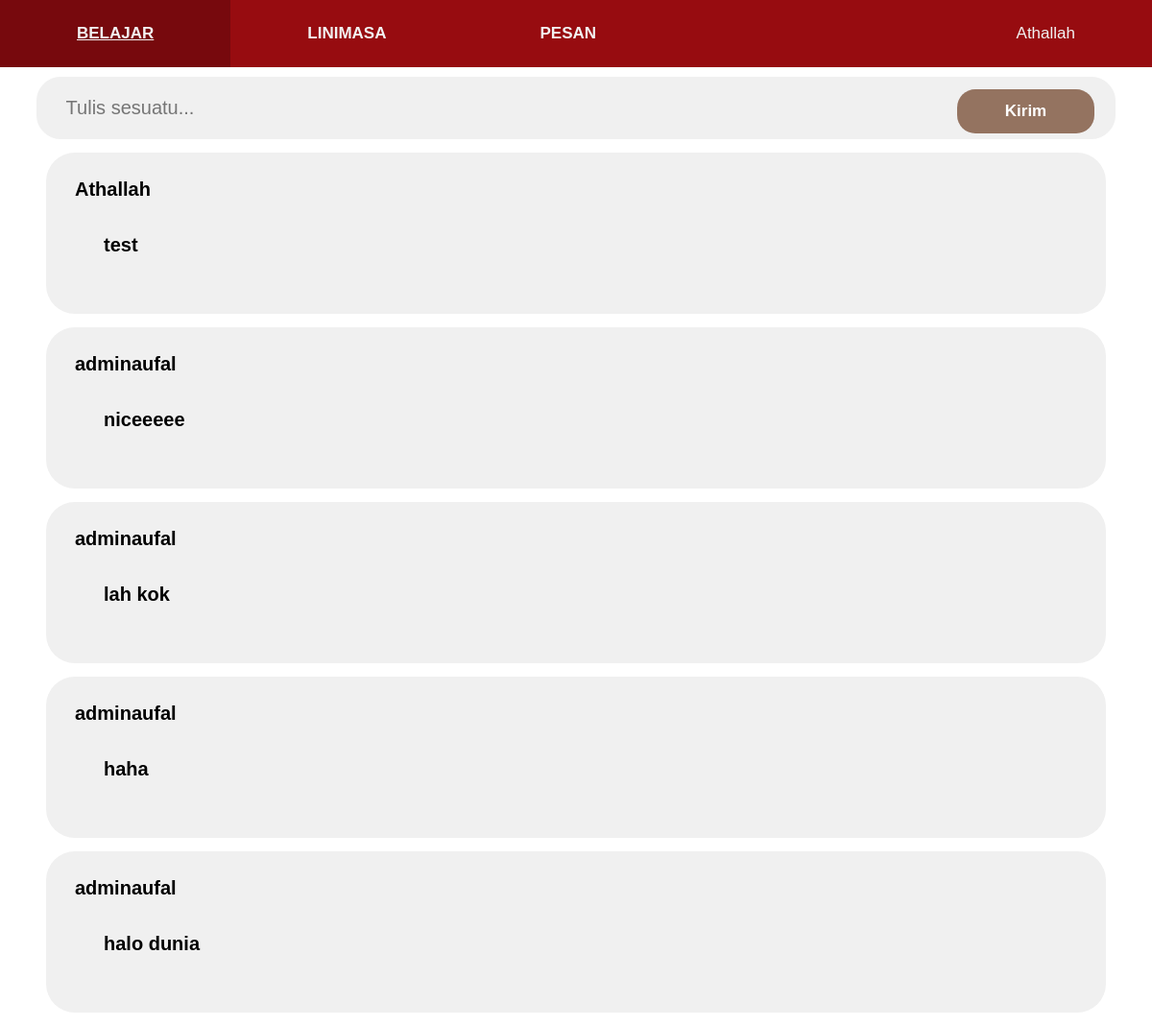
/timeline.php (signed in), run on the app's committed database.
### tables this page shows
CREATE TABLE `status` (
  `post_id` int(11) NOT NULL,
  `username` varchar(30) NOT NULL,
  `message` varchar(255) NOT NULL,
  `likes` int(11) NOT NULL
);

### timeline.php (the view, shortened to what this page needs)
<!DOCTYPE html>
<html>
    <head>
        <link rel="stylesheet" type="text/css" href="css/navbar.css">
        <link rel="stylesheet" href="https://use.typekit.net/oov2wcw.css">
        <link rel="stylesheet" type="text/css" href="css/timeline.css">
    </head>
    <body>
        <div class = "navbar">
            <a href="belajar.php" style = "float:left"><b>BELAJAR</b></a>
            <a href="timeline.php" style = "float:left"><b>LINIMASA</b></a>
            <a href="chat.php" style = "float:left"><b>PESAN</b></a>
            <?php
            if(!isset($_SESSION['username'])){
                ?>
                <a href="login.php" style = "float:right">Log in</a>
                <?php
            }else{
                ?>
                <a style = "float:right"><?php echo $_SESSION['username']?></a>
                <?php
            }
            ?>
        </div>
        <div class = "container">
            <h1><br></h1>
            <form action ="timeline.php" method="post">
                <input type="text" name="comment" placeholder="Tulis sesuatu..." required>
                <button style = "float: right" type="submit" name="send"><b>Kirim</b></button>
            </form>
        </div>
    <?php
        include 'config.php';
        $sql = "SELECT username, message, likes FROM status ORDER BY post_id DESC";
        $run = mysqli_query($conn, $sql);
        if($run->num_rows>0){
            while($row = $run->fetch_assoc()){
                ?>
                <div class ="container" style="background-color: #F0F0F0; border-radius: 30px; padding: 25px 10px; margin: 14px 40px">
                <p style = "margin: 2px 20px"><b><?php echo "$row[username]";?></b></p>
                <p style = "padding: 15px 50px;"><b><?php echo "$row[message]";?></b></p>
                </div>
                <?php
            }
        }
    ?>
    </body>
</html>

### css/navbar.css (style rules this page uses)
.navbar { overflow: hidden; background-color: #970C10; top: 0px; width: 100%; position: fixed; left: 0px; }
.navbar a { display: block; color: #f2f2f2; text-align: center; padding: 25px 80px; text-decoration: none; font-size: 17px; font-family: century-gothic, sans-serif; font-style: normal; font-weight: 400; }

### css/timeline.css (style rules this page uses)
p { font-size: 20px; }
body { font-family: century-gothic, sans-serif; font-style: normal; font-weight: 400; }
input[type=text] { width: 95%; padding: 20px 30px; padding-right: 50px; margin: 8px 0; margin-left: auto; margin-right: auto; display: block; border: 1px solid #F0F0F0; box-sizing: border-box; border-radius: 25px; font-size: 20px; font-family: century-gothic, sans-serif; font-style: normal; font-weight: 400; background-color: #F0F0F0; }
button { background-color: #947360; color: white; float: right; right: 60px; cursor: pointer; top: 85px; color: white; padding: 13px 10px; margin: 8px 0; border: 0; border-radius: 19px; width: 143px; position: absolute; font-size: 17px; }

### data on the page
status: username "Athallah", message "test"
status: username "adminaufal", message "niceeeee"
status: username "adminaufal", message "lah kok"
status: username "adminaufal", message "haha"
status: username "adminaufal", message "halo dunia"

### other printed values
$_SESSION['username'] "Athallah"
